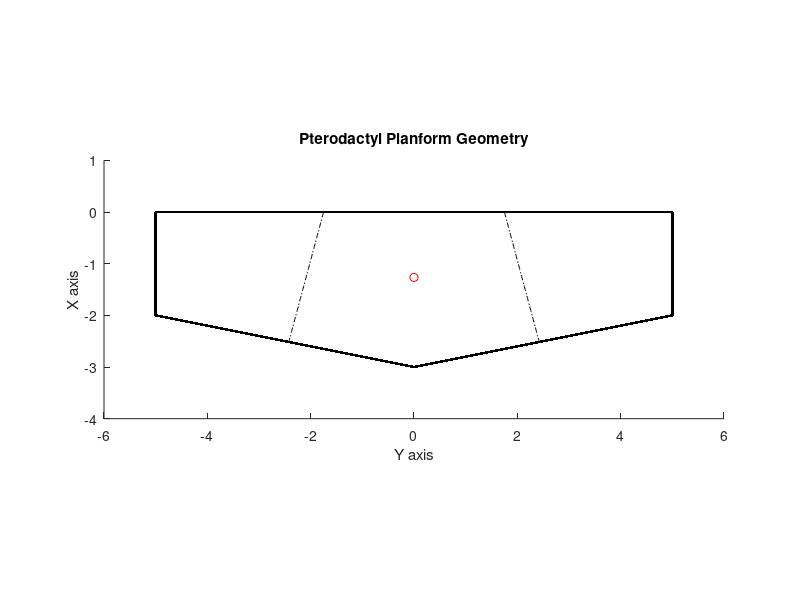

MATLAB code to generate this figure: (Note: this script raises an error after producing the figure.)
function DrawPlanform
% This function draws the planform of Pterodactyl
tic

span = 10;
croot = 3;
ctip  = 2;

% Center of mass
comX = -1.2667;
comY = 0;
comZ = 0;

leadingEdgeY = linspace(-span/2,span/2,1000);
tipsX = linspace(0,-ctip,400);
trailingY = linspace(-span/2,0,500);
trailingX = linspace(-ctip,-croot,500);

axis([-(span/2+1) (span/2+1) -(croot+1) 1]);
hold on
axis equal

% Axis labels to match AE convention
xlabel('Y axis')
ylabel('X axis');
title('Pterodactyl Planform Geometry');

% plot leading edge
plot(leadingEdgeY,0,'k.-','LineWidth',100);
% plot left tip
plot(-span/2,tipsX,'k.-','LineWidth',100);
% plot right tip
plot(span/2,tipsX,'k.-','LineWidth',100);
% plot left trailing edge;
plot(trailingY,trailingX,'k.-');
%plot right trailing edge
plot(trailingY+span/2,fliplr(trailingX),'k.-');

%plot center of pass
plot(comY,comX,'ro');

% Hinge Geometry
hingeY = 1.75;  % Distance from center to hinge/LE intersection
hingeD = 15;    % Angle from chord at -hingeY to hinge line on left side
psi = hingeD*pi/180;
phi    = 0;     % Angle of the hinge, tips down for positive angle

% Body Y position of hinge intersection with trailing edge
intY = (croot - hingeY/tan(-psi))/(2*(croot-ctip)/span - 1/tan(-psi));
intX = (intY-hingeY)/tan(-psi);

HingeX = linspace(0,intX,100);
rightHingeY = linspace(hingeY,intY,100);
leftHingeY = linspace(-hingeY,-intY,100);

plot(rightHingeY,HingeX,'k-.');
plot(leftHingeY,HingeX,'k-.');

%plot outer edges of triangular sections
plot(intY,linspace(0,intX),'r--');
plot(-intY,linspace(0,intX),'r--');
%plot inner edges of triangular sections
plot(-hingeY,linspace(0,(2*(ctip-croot)/span)*(span/2 - hingeY) -ctip),'r--');
plot(hingeY,linspace(0,(2*(ctip-croot)/span)*(span/2 - hingeY) -ctip),'r--');

[htm,~,~] = PterodactylGeometry;
for i = 1:44
    plot(htm(2,4,i)+comY,htm(1,4,i)+comX,'g*');
end
toc